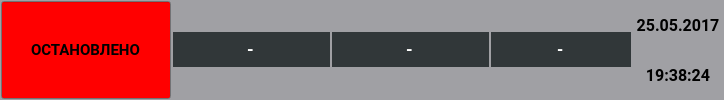
     <widget class="QWidget" name="widgetStatus" native="true">
      <property name="palette">
       <palette>
        <active>
         <colorrole role="Base">
          <brush brushstyle="SolidPattern">
           <color alpha="255">
            <red>255</red>
            <green>255</green>
            <blue>255</blue>
           </color>
          </brush>
         </colorrole>
         <colorrole role="Window">
          <brush brushstyle="SolidPattern">
           <color alpha="255">
            <red>160</red>
            <green>160</green>
            <blue>164</blue>
           </color>
          </brush>
         </colorrole>
        </active>
        <inactive>
         <colorrole role="Base">
          <brush brushstyle="SolidPattern">
           <color alpha="255">
            <red>255</red>
            <green>255</green>
            <blue>255</blue>
           </color>
          </brush>
         </colorrole>
         <colorrole role="Window">
          <brush brushstyle="SolidPattern">
           <color alpha="255">
            <red>160</red>
            <green>160</green>
            <blue>164</blue>
           </color>
          </brush>
         </colorrole>
        </inactive>
        <disabled>
         <colorrole role="Base">
          <brush brushstyle="SolidPattern">
           <color alpha="255">
            <red>160</red>
            <green>160</green>
            <blue>164</blue>
           </color>
          </brush>
         </colorrole>
         <colorrole role="Window">
          <brush brushstyle="SolidPattern">
           <color alpha="255">
            <red>160</red>
            <green>160</green>
            <blue>164</blue>
           </color>
          </brush>
         </colorrole>
        </disabled>
       </palette>
      </property>
      <property name="cursor">
       <cursorShape>BlankCursor</cursorShape>
      </property>
      <property name="autoFillBackground">
       <bool>true</bool>
      </property>
      <layout class="QHBoxLayout" name="horizontalLayout_6">
       <property name="spacing">
        <number>2</number>
       </property>
       <property name="leftMargin">
        <number>1</number>
       </property>
       <property name="topMargin">
        <number>1</number>
       </property>
       <property name="rightMargin">
        <number>1</number>
       </property>
       <property name="bottomMargin">
        <number>1</number>
       </property>
       <item>
        <widget class="QLineEdit" name="leCurrentState">
         <property name="sizePolicy">
          <sizepolicy hsizetype="Expanding" vsizetype="Preferred">
           <horstretch>0</horstretch>
           <verstretch>0</verstretch>
          </sizepolicy>
         </property>
         <property name="minimumSize">
          <size>
           <width>170</width>
           <height>0</height>
          </size>
         </property>
         <property name="palette">
          <palette>
           <active>
            <colorrole role="Base">
             <brush brushstyle="SolidPattern">
              <color alpha="255">
               <red>255</red>
               <green>0</green>
               <blue>0</blue>
              </color>
             </brush>
            </colorrole>
           </active>
           <inactive>
            <colorrole role="Base">
             <brush brushstyle="SolidPattern">
              <color alpha="255">
               <red>255</red>
               <green>0</green>
               <blue>0</blue>
              </color>
             </brush>
            </colorrole>
           </inactive>
           <disabled>
            <colorrole role="Base">
             <brush brushstyle="SolidPattern">
              <color alpha="255">
               <red>160</red>
               <green>160</green>
               <blue>164</blue>
              </color>
             </brush>
            </colorrole>
           </disabled>
          </palette>
         </property>
         <property name="font">
          <font>
           <family>Roboto</family>
           <pointsize>11</pointsize>
           <weight>75</weight>
           <bold>true</bold>
          </font>
         </property>
         <property name="cursor">
          <cursorShape>BlankCursor</cursorShape>
         </property>
         <property name="text">
          <string>ОСТАНОВЛЕНО</string>
         </property>
         <property name="alignment">
          <set>Qt::AlignCenter</set>
         </property>
         <property name="readOnly">
          <bool>true</bool>
         </property>
        </widget>
       </item>
       <item>
        <widget class="QLineEdit" name="leAirTempExt">
         <property name="sizePolicy">
          <sizepolicy hsizetype="Fixed" vsizetype="Fixed">
           <horstretch>0</horstretch>
           <verstretch>0</verstretch>
          </sizepolicy>
         </property>
         <property name="minimumSize">
          <size>
           <width>0</width>
           <height>35</height>
          </size>
         </property>
         <property name="palette">
          <palette>
           <active>
            <colorrole role="Text">
             <brush brushstyle="SolidPattern">
              <color alpha="255">
               <red>255</red>
               <green>255</green>
               <blue>255</blue>
              </color>
             </brush>
            </colorrole>
            <colorrole role="Base">
             <brush brushstyle="SolidPattern">
              <color alpha="255">
               <red>49</red>
               <green>55</green>
               <blue>57</blue>
              </color>
             </brush>
            </colorrole>
           </active>
           <inactive>
            <colorrole role="Text">
             <brush brushstyle="SolidPattern">
              <color alpha="255">
               <red>255</red>
               <green>255</green>
               <blue>255</blue>
              </color>
             </brush>
            </colorrole>
            <colorrole role="Base">
             <brush brushstyle="SolidPattern">
              <color alpha="255">
               <red>49</red>
               <green>55</green>
               <blue>57</blue>
              </color>
             </brush>
            </colorrole>
           </inactive>
           <disabled>
            <colorrole role="Text">
             <brush brushstyle="SolidPattern">
              <color alpha="255">
               <red>143</red>
               <green>146</green>
               <blue>147</blue>
              </color>
             </brush>
            </colorrole>
            <colorrole role="Base">
             <brush brushstyle="SolidPattern">
              <color alpha="255">
               <red>255</red>
               <green>255</green>
               <blue>255</blue>
              </color>
             </brush>
            </colorrole>
           </disabled>
          </palette>
         </property>
         <property name="font">
          <font>
           <family>Roboto</family>
           <pointsize>13</pointsize>
           <weight>75</weight>
           <bold>true</bold>
          </font>
         </property>
         <property name="cursor">
          <cursorShape>BlankCursor</cursorShape>
         </property>
         <property name="text">
          <string>-</string>
         </property>
         <property name="frame">
          <bool>false</bool>
         </property>
         <property name="alignment">
          <set>Qt::AlignCenter</set>
         </property>
         <property name="readOnly">
          <bool>true</bool>
         </property>
        </widget>
       </item>
       <item>
        <widget class="QLineEdit" name="leHumidityExt">
         <property name="sizePolicy">
          <sizepolicy hsizetype="Fixed" vsizetype="Fixed">
           <horstretch>0</horstretch>
           <verstretch>0</verstretch>
          </sizepolicy>
         </property>
         <property name="minimumSize">
          <size>
           <width>0</width>
           <height>35</height>
          </size>
         </property>
         <property name="palette">
          <palette>
           <active>
            <colorrole role="Text">
             <brush brushstyle="SolidPattern">
              <color alpha="255">
               <red>255</red>
               <green>255</green>
               <blue>255</blue>
              </color>
             </brush>
            </colorrole>
            <colorrole role="Base">
             <brush brushstyle="SolidPattern">
              <color alpha="255">
               <red>49</red>
               <green>55</green>
               <blue>57</blue>
              </color>
             </brush>
            </colorrole>
           </active>
           <inactive>
            <colorrole role="Text">
             <brush brushstyle="SolidPattern">
              <color alpha="255">
               <red>255</red>
               <green>255</green>
               <blue>255</blue>
              </color>
             </brush>
            </colorrole>
            <colorrole role="Base">
             <brush brushstyle="SolidPattern">
              <color alpha="255">
               <red>49</red>
               <green>55</green>
               <blue>57</blue>
              </color>
             </brush>
            </colorrole>
           </inactive>
           <disabled>
            <colorrole role="Text">
             <brush brushstyle="SolidPattern">
              <color alpha="255">
               <red>143</red>
               <green>146</green>
               <blue>147</blue>
              </color>
             </brush>
            </colorrole>
            <colorrole role="Base">
             <brush brushstyle="SolidPattern">
              <color alpha="255">
               <red>255</red>
               <green>255</green>
               <blue>255</blue>
              </color>
             </brush>
            </colorrole>
           </disabled>
          </palette>
         </property>
         <property name="font">
          <font>
           <family>Roboto</family>
           <pointsize>13</pointsize>
           <weight>75</weight>
           <bold>true</bold>
          </font>
         </property>
         <property name="cursor">
          <cursorShape>BlankCursor</cursorShape>
         </property>
         <property name="text">
          <string>-</string>
         </property>
         <property name="frame">
          <bool>false</bool>
         </property>
         <property name="alignment">
          <set>Qt::AlignCenter</set>
         </property>
         <property name="readOnly">
          <bool>true</bool>
         </property>
        </widget>
       </item>
       <item>
        <widget class="QLineEdit" name="leExtPressure">
         <property name="sizePolicy">
          <sizepolicy hsizetype="Fixed" vsizetype="Fixed">
           <horstretch>0</horstretch>
           <verstretch>0</verstretch>
          </sizepolicy>
         </property>
         <property name="minimumSize">
          <size>
           <width>130</width>
           <height>35</height>
          </size>
         </property>
         <property name="palette">
          <palette>
           <active>
            <colorrole role="Text">
             <brush brushstyle="SolidPattern">
              <color alpha="255">
               <red>255</red>
               <green>255</green>
               <blue>255</blue>
              </color>
             </brush>
            </colorrole>
            <colorrole role="Base">
             <brush brushstyle="SolidPattern">
              <color alpha="255">
               <red>49</red>
               <green>55</green>
               <blue>57</blue>
              </color>
             </brush>
            </colorrole>
           </active>
           <inactive>
            <colorrole role="Text">
             <brush brushstyle="SolidPattern">
              <color alpha="255">
               <red>255</red>
               <green>255</green>
               <blue>255</blue>
              </color>
             </brush>
            </colorrole>
            <colorrole role="Base">
             <brush brushstyle="SolidPattern">
              <color alpha="255">
               <red>49</red>
               <green>55</green>
               <blue>57</blue>
              </color>
             </brush>
            </colorrole>
           </inactive>
           <disabled>
            <colorrole role="Text">
             <brush brushstyle="SolidPattern">
              <color alpha="255">
               <red>143</red>
               <green>146</green>
               <blue>147</blue>
              </color>
             </brush>
            </colorrole>
            <colorrole role="Base">
             <brush brushstyle="SolidPattern">
              <color alpha="255">
               <red>255</red>
               <green>255</green>
               <blue>255</blue>
              </color>
             </brush>
            </colorrole>
           </disabled>
          </palette>
         </property>
         <property name="font">
          <font>
           <family>Roboto</family>
           <pointsize>12</pointsize>
           <weight>75</weight>
           <bold>true</bold>
          </font>
         </property>
         <property name="cursor">
          <cursorShape>BlankCursor</cursorShape>
         </property>
         <property name="text">
          <string>-</string>
         </property>
         <property name="frame">
          <bool>false</bool>
         </property>
         <property name="alignment">
          <set>Qt::AlignCenter</set>
         </property>
         <property name="readOnly">
          <bool>true</bool>
         </property>
        </widget>
       </item>
       <item>
        <layout class="QVBoxLayout" name="verticalLayout_9">
         <property name="spacing">
          <number>1</number>
         </property>
         <item>
          <widget class="QLabel" name="lCurrentDate">
           <property name="sizePolicy">
            <sizepolicy hsizetype="Preferred" vsizetype="Preferred">
             <horstretch>0</horstretch>
             <verstretch>0</verstretch>
            </sizepolicy>
           </property>
           <property name="minimumSize">
            <size>
             <width>90</width>
             <height>0</height>
            </size>
           </property>
           <property name="maximumSize">
            <size>
             <width>16777215</width>
             <height>16777215</height>
            </size>
           </property>
           <property name="palette">
            <palette>
             <active>
              <colorrole role="WindowText">
               <brush brushstyle="SolidPattern">
                <color alpha="255">
                 <red>0</red>
                 <green>0</green>
                 <blue>0</blue>
                </color>
               </brush>
              </colorrole>
             </active>
             <inactive>
              <colorrole role="WindowText">
               <brush brushstyle="SolidPattern">
                <color alpha="255">
                 <red>0</red>
                 <green>0</green>
                 <blue>0</blue>
                </color>
               </brush>
              </colorrole>
             </inactive>
             <disabled>
              <colorrole role="WindowText">
               <brush brushstyle="SolidPattern">
                <color alpha="255">
                 <red>120</red>
                 <green>120</green>
                 <blue>120</blue>
                </color>
               </brush>
              </colorrole>
             </disabled>
            </palette>
           </property>
           <property name="font">
            <font>
             <family>Roboto</family>
             <pointsize>12</pointsize>
             <weight>75</weight>
             <bold>true</bold>
            </font>
           </property>
           <property name="cursor">
            <cursorShape>BlankCursor</cursorShape>
           </property>
           <property name="frameShape">
            <enum>QFrame::NoFrame</enum>
           </property>
           <property name="frameShadow">
            <enum>QFrame::Plain</enum>
           </property>
           <property name="text">
            <string>25.05.2017</string>
           </property>
           <property name="alignment">
            <set>Qt::AlignCenter</set>
           </property>
          </widget>
         </item>
         <item>
          <widget class="QLabel" name="lCurrentTime">
           <property name="sizePolicy">
            <sizepolicy hsizetype="Preferred" vsizetype="Preferred">
             <horstretch>0</horstretch>
             <verstretch>0</verstretch>
            </sizepolicy>
           </property>
           <property name="minimumSize">
            <size>
             <width>90</width>
             <height>0</height>
            </size>
           </property>
           <property name="maximumSize">
            <size>
             <width>16777215</width>
             <height>16777215</height>
            </size>
           </property>
           <property name="palette">
            <palette>
             <active>
              <colorrole role="WindowText">
               <brush brushstyle="SolidPattern">
                <color alpha="255">
                 <red>0</red>
                 <green>0</green>
                 <blue>0</blue>
                </color>
               </brush>
              </colorrole>
              <colorrole role="Text">
               <brush brushstyle="SolidPattern">
                <color alpha="255">
                 <red>0</red>
                 <green>0</green>
                 <blue>0</blue>
                </color>
               </brush>
              </colorrole>
             </active>
             <inactive>
              <colorrole role="WindowText">
               <brush brushstyle="SolidPattern">
                <color alpha="255">
                 <red>0</red>
                 <green>0</green>
                 <blue>0</blue>
                </color>
               </brush>
              </colorrole>
              <colorrole role="Text">
               <brush brushstyle="SolidPattern">
                <color alpha="255">
                 <red>0</red>
                 <green>0</green>
                 <blue>0</blue>
                </color>
               </brush>
              </colorrole>
             </inactive>
             <disabled>
              <colorrole role="WindowText">
               <brush brushstyle="SolidPattern">
                <color alpha="255">
                 <red>120</red>
                 <green>120</green>
                 <blue>120</blue>
                </color>
               </brush>
              </colorrole>
              <colorrole role="Text">
               <brush brushstyle="SolidPattern">
                <color alpha="255">
                 <red>120</red>
                 <green>120</green>
                 <blue>120</blue>
                </color>
               </brush>
              </colorrole>
             </disabled>
            </palette>
           </property>
           <property name="font">
            <font>
             <family>Roboto</family>
             <pointsize>12</pointsize>
             <weight>75</weight>
             <bold>true</bold>
            </font>
           </property>
           <property name="cursor">
            <cursorShape>BlankCursor</cursorShape>
           </property>
           <property name="frameShape">
            <enum>QFrame::NoFrame</enum>
           </property>
           <property name="text">
            <string>19:38:24</string>
           </property>
           <property name="alignment">
            <set>Qt::AlignCenter</set>
           </property>
          </widget>
         </item>
        </layout>
       </item>
      </layout>
     </widget>
